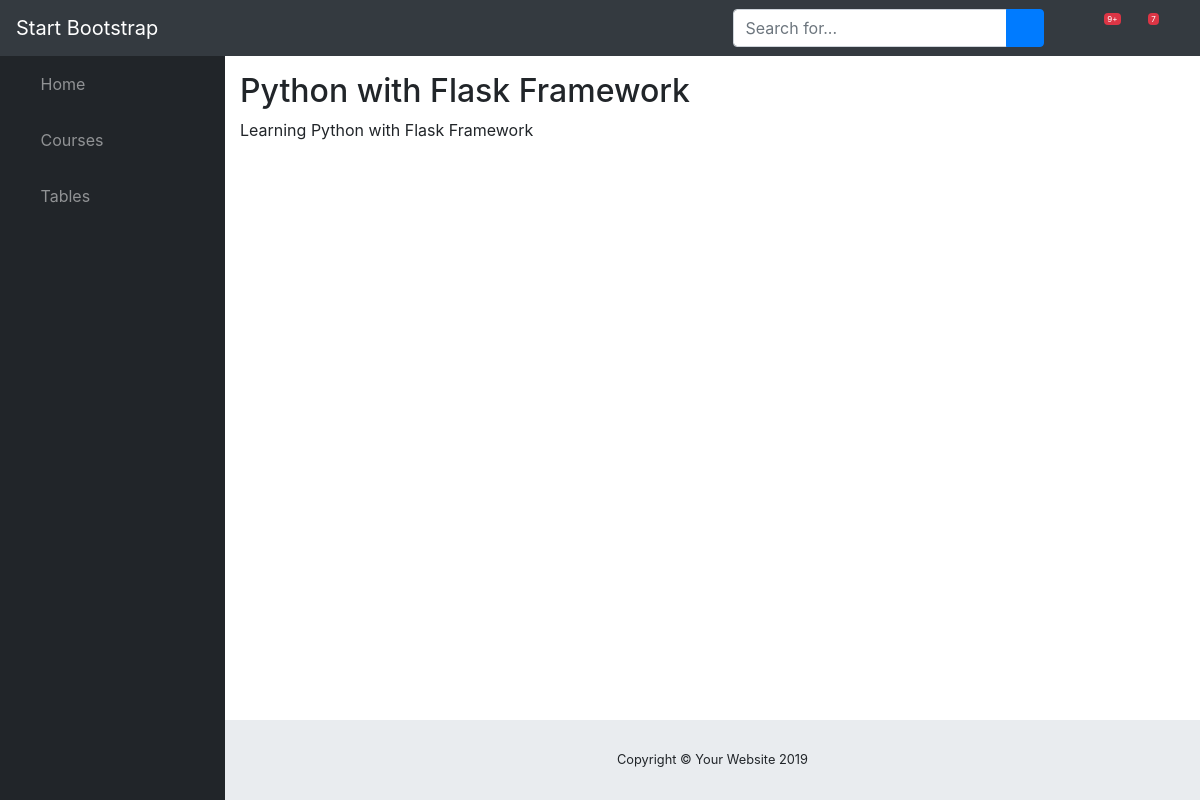
The page /courses/4 on the database as committed earlier.
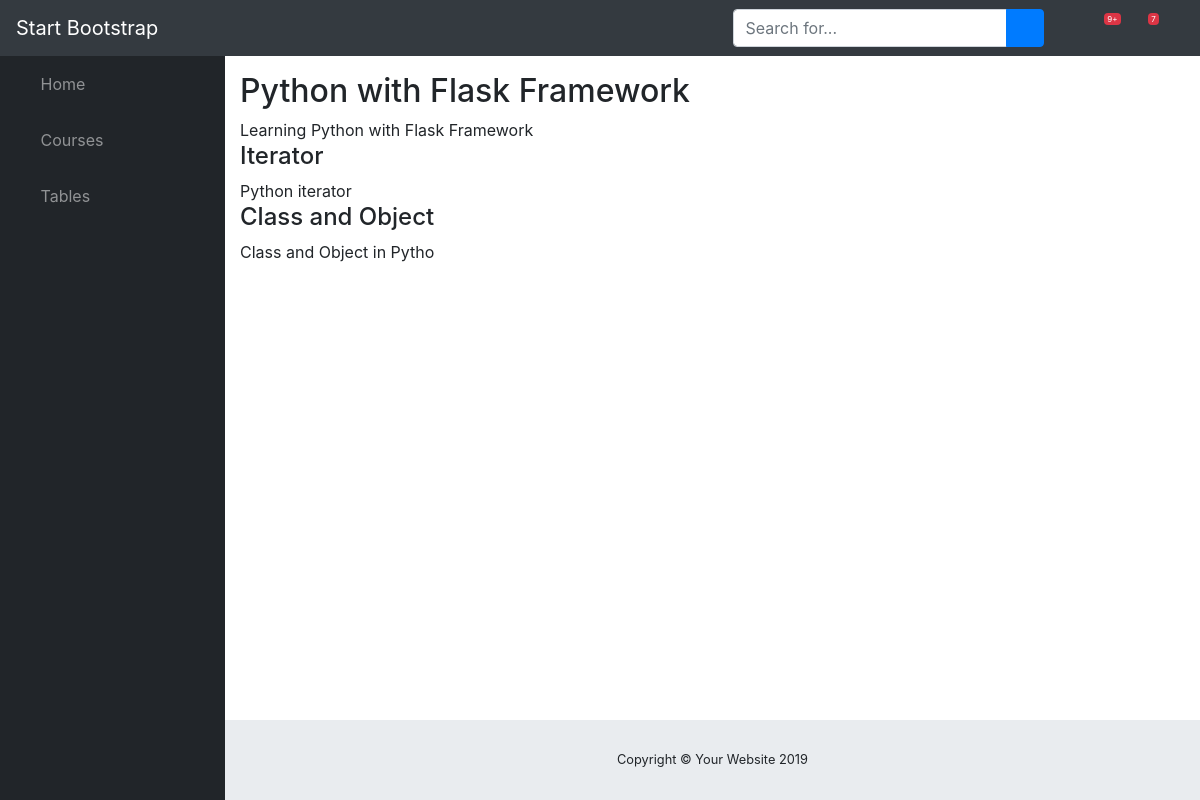
The same page on the database as committed later.
### courses/models.py (models this page shows, shortened)
class Step(models.Model):
    title = models.CharField(max_length=255)
    description = models.TextField()
    order = models.IntegerField(default=0)
    content = models.TextField(blank=True,default='')
    course = models.ForeignKey(Course,on_delete=models.CASCADE)
    class Meta:
        ordering = ['-order','title',]

### courses/views.py (the view)
# urls.py: path("<int:pk>",views.course_detail,name='detail')
def course_detail(request,pk):
    course = Course.objects.get(pk=pk)
    return render(request,'courses/course_detail.html',{'course':course})

### courses/templates/courses/course_detail.html (shortened to what this page needs)
{% extends 'sblayout.html' %}
{% block content %}
<article>
    <h2>{{ course.title }}</h2>
    {{ course.description }}
    <section>
        {% for step in course.step_set.all %}
            <h4>{{ step.title }}</h4>
            {{ step.description }}
        {% endfor %}
    </section>
</article>
{% endblock content %}

Rows that differ between the two databases and show on the page:
added Step: title "Iterator", description "Python iterator"
added Step: title "Class and Object", description "Class and Object in Pytho"
